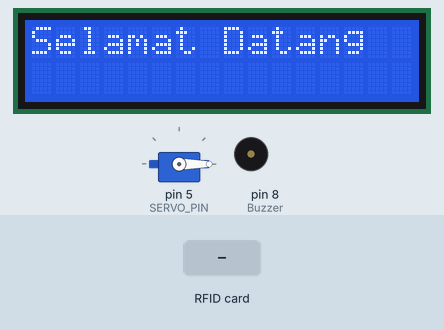
Bench run of a sketch on a simulated Arduino Uno, built with avr-gcc and run on an emulated ATmega328P. On the bench: servo, 16×2 character LCD, buzzer (waves = sounding, pin HIGH). The test bench sets the inputs (shaded band). Pins used as bus, display or sensor lines are not drawn; what the sketch prints to the serial monitor is not drawn.

Above: at 1.3 s.
1.4 s: RFID card 5E 7A 19 C4 held to the reader
At 8.3 s:
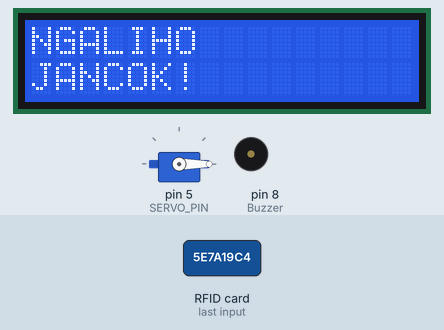
Timing chart, 0 to 9.8 s (numbered marks = the images above; inputs shaded):
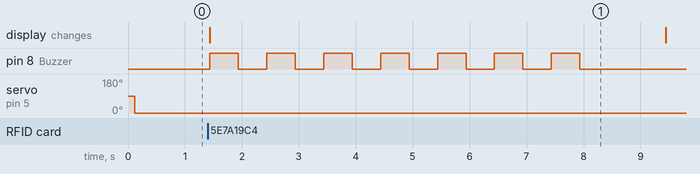

Measured:
- after the input at 1.4 s, pin 8 (Buzzer): alternates HIGH for 0.50 s and LOW for 0.50 s, 14 changes in all, then stays LOW, starting at once; the display: changes at once (image 1)

The sketch:

lawang2.ino
```cpp
//Include sections
#include <MFRC522.h>
#include <SPI.h>
#include <LiquidCrystal.h>
#include <Servo.h>

//Define Component to Arduino Pins
#define SS_PIN 10
#define RST_PIN 9
#define SERVO_PIN 5
#define Buzzer 8

//initialize the library with the numbers of the interface pins
LiquidCrystal lcd(A0, A1, A2, A3, A4, A5);
Servo DoorLock;
MFRC522 rfid(SS_PIN, RST_PIN );

void setup()
{
  pinMode(Buzzer,OUTPUT);
  DoorLock.attach(SERVO_PIN);
  Serial.begin(9600);
  lcd.begin(16,2);
  SPI.begin();
  rfid.PCD_Init();
}

void loop()
{

  DoorLock.write(0); //Servo mengunci
  lcd.clear();
  lcd.print("Selamat Datang");

  if ( ! rfid.PICC_IsNewCardPresent())
  {
    return;
  }
  if ( ! rfid.PICC_ReadCardSerial())
  {
    return;
  }

  Serial.print("UID tag :");
  String content= "";
  byte letter;
  for (byte i = 0; i < rfid.uid.size; i++) //Validasi HEXA kartu
  {
     Serial.print(rfid.uid.uidByte[i] < 0x10 ? " 0" : " ");
     Serial.print(rfid.uid.uidByte[i], HEX);
     content.concat(String(rfid.uid.uidByte[i] < 0x10 ? " 0" : " "));
     content.concat(String(rfid.uid.uidByte[i], HEX));
  }
  Serial.println();
  Serial.print("KARTU : ");
  content.toUpperCase();
  if (content.substring(1) == "BD 31 15 2B") //Alamat UID Kartu 1
        {
              pintu;
        }
  else if (content.substring(1) == "BD 31 15 2B") //Alamat UID Kartu 2
        {
              pintu;
        }
  //else if ... dan seterusnya brooooo
  else
          {
            Serial.println("\nGAK KENAL !");
            lcd.clear();
            lcd.print("NGALIHO");
            lcd.setCursor(0,1);
            lcd.print("JANCOK!");

            for(int i = 0; i < 7; i++)
            {
              digitalWrite(Buzzer, HIGH);

              delay(500);
              digitalWrite(Buzzer, LOW);

              delay(500);
            }
            delay(1000);
          }
}


void pintu()
  {
            Serial.println("hallo A");
            Serial.println();
            lcd.print("hallo A");
            delay(3000);

            //Lawang mbukak
            DoorLock.write(180);
            delay(200);
            lcd.clear();
            lcd.print("Silahkan");
            lcd.setCursor(0,1);
            lcd.print("Masuk");
            delay(2000);
            lcd.clear();

            //Hitung mundur nutup lawang
               for(int i = 10; i > 0; i--)
            {
              lcd.print("Pintu menutup");
              lcd.setCursor(0,1);
              lcd.print("dalam ");
              lcd.print(i);
              delay(1000);
              lcd.clear();
            }

            //tutup
            DoorLock.write(0);
            delay(200);
            lcd.clear();
            lcd.print("Pintu tertutup");
            lcd.setCursor(0,1);
            delay(2000);


            //Pintu tertutup
            DoorLock.write(0);
            delay(200);
            lcd.clear();
            lcd.print("Pintu");
            lcd.setCursor(0,1);
            lcd.print("Tertutup");
            delay(2000);
  }
```
